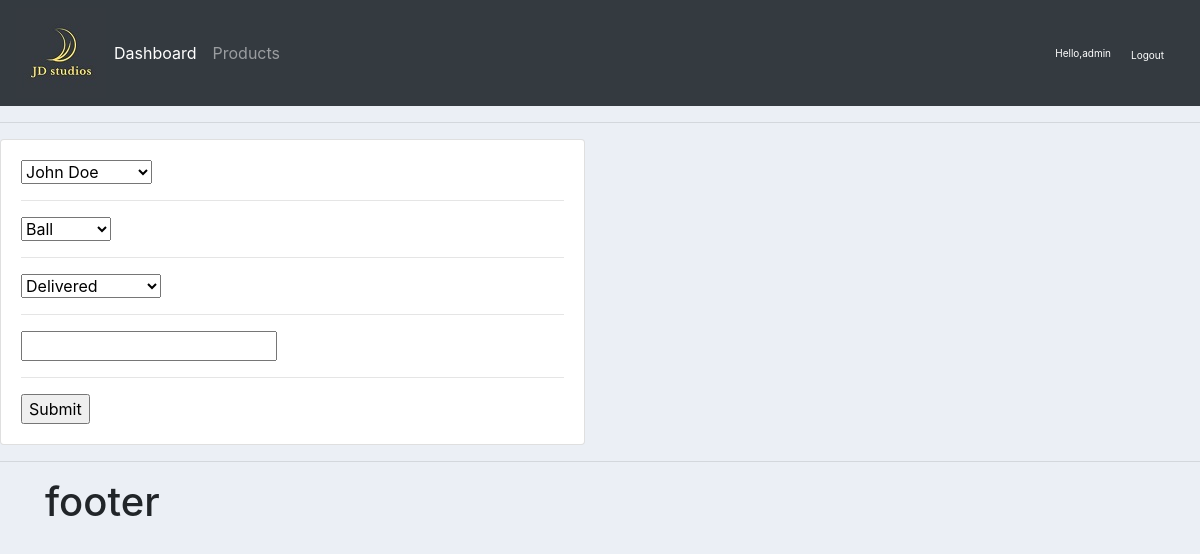
The page /update_order/4/ (signed in) on the database its author committed.
### accounts/models.py (models this page shows)
class Order(models.Model):
	STATUS = (
			 ('Pending', 'Pending'),
			 ('Out for delivery', 'Out for delivery'),
			 ('Delivered', 'Delivered'),
		)
	customer = models.ForeignKey(Customer, null=True, on_delete=models.SET_NULL)
	product  = models.ForeignKey(Product, null=True, on_delete=models.SET_NULL)
	date_created = models.DateTimeField(auto_now_add=True, null=True)
	status = models.CharField(max_length=200, null=True, choices=STATUS)
	note = models.CharField(max_length=1000, null=True)

### accounts/views.py (the view)
# urls.py: path('update_order/<str:pk>/', views.update_order, name='update_order'),
@login_required(login_url='loginpage')
def update_order(request, pk):
	order = Order.objects.get(id=pk)
	form = OrderForm(instance=order)
	if request.method == 'POST':
		form = OrderForm(request.POST, instance=order)
		if form.is_valid():
			form.save()
			return redirect("/")
	context = {"form":form, 'order':order}
	return render(request, 'accounts/order_form.html', context)

### accounts/forms.py
class OrderForm(ModelForm):
	class Meta:
		model = Order
		fields = '__all__'

### accounts/models.py (called while the page is built)
	def __str__(self):
		return self.name

	def __str__(self):
		return self.name

### accounts/templates/accounts/order_form.html (shortened to what this page needs)
{%  extends 'accounts/main.html' %}
{% load static %}
{% block content %}
<div class="row">
	<div class="col-md-6">
		<div class="card card-body">
			<form action="" method="POST">
				{% for field in form %}
					{{field}}
					<hr>
				{% endfor %}
				<input type="submit" name="Submit">
			</form>
		</div>
	</div>
</div>
{% endblock %}

### accounts/templates/accounts/navbar.html (shortened to what this page needs)
{% load static %}
<nav class="navbar navbar-expand-lg navbar-dark bg-dark">
  <img src="{% static '/images/logo.jpg' %}">
  <div class="collapse navbar-collapse" id="navbarNav">
    <ul class="navbar-nav">
      <li class="nav-item active">
        <a class="nav-link" href="{% url 'home' %}">Dashboard</a>
      </li>
      <li class="nav-item">
        <a class="nav-link" href="{% url 'product' %}">Products</a>
      </li>
    </ul>
  </div>
  <span class='hello_msg'>Hello,{{request.user}}</span>
  <span><a class='hello_msg' href="{% url 'logout' %}">Logout</a></span>
</nav>

### static/css/main.css (style rules this page uses)
body { background-color: #ebeff5; }

### accounts/templates/accounts/navbar.html (style rules this page uses)
.hello_msg { font-size: 10px; color:#fff; margin-right: 20px; }

### rows shown on the page
Order: form "John Doe" "Ball" "Delivered"

### other values the page prints
{{ request.user }} "admin"
